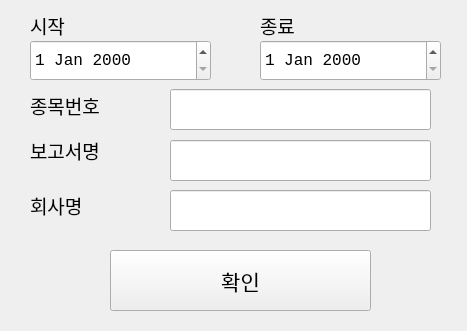
<?xml version="1.0" encoding="UTF-8"?>
<ui version="4.0">
 <class>MainWindow</class>
 <widget class="QMainWindow" name="MainWindow">
  <property name="geometry">
   <rect>
    <x>0</x>
    <y>0</y>
    <width>467</width>
    <height>331</height>
   </rect>
  </property>
  <property name="windowTitle">
   <string>DRY</string>
  </property>
  <widget class="QWidget" name="centralwidget">
   <widget class="QPushButton" name="ConfirmButton">
    <property name="geometry">
     <rect>
      <x>110</x>
      <y>250</y>
      <width>261</width>
      <height>61</height>
     </rect>
    </property>
    <property name="font">
     <font>
      <family>Consolas</family>
      <pointsize>16</pointsize>
     </font>
    </property>
    <property name="text">
     <string>확인</string>
    </property>
   </widget>
   <widget class="QLabel" name="label">
    <property name="geometry">
     <rect>
      <x>30</x>
      <y>90</y>
      <width>111</width>
      <height>31</height>
     </rect>
    </property>
    <property name="font">
     <font>
      <family>Consolas</family>
      <pointsize>14</pointsize>
     </font>
    </property>
    <property name="text">
     <string>종목번호</string>
    </property>
   </widget>
   <widget class="QLabel" name="label_2">
    <property name="geometry">
     <rect>
      <x>30</x>
      <y>130</y>
      <width>121</width>
      <height>41</height>
     </rect>
    </property>
    <property name="font">
     <font>
      <family>Consolas</family>
      <pointsize>14</pointsize>
     </font>
    </property>
    <property name="text">
     <string>보고서명</string>
    </property>
   </widget>
   <widget class="QLabel" name="label_3">
    <property name="geometry">
     <rect>
      <x>30</x>
      <y>190</y>
      <width>111</width>
      <height>31</height>
     </rect>
    </property>
    <property name="font">
     <font>
      <family>Consolas</family>
      <pointsize>14</pointsize>
     </font>
    </property>
    <property name="text">
     <string>회사명</string>
    </property>
   </widget>
   <widget class="QLineEdit" name="CorpCodeTextEdit">
    <property name="geometry">
     <rect>
      <x>170</x>
      <y>89</y>
      <width>261</width>
      <height>41</height>
     </rect>
    </property>
    <property name="font">
     <font>
      <family>Consolas</family>
      <pointsize>13</pointsize>
     </font>
    </property>
   </widget>
   <widget class="QLineEdit" name="ReportNameTextEdit">
    <property name="geometry">
     <rect>
      <x>170</x>
      <y>140</y>
      <width>261</width>
      <height>41</height>
     </rect>
    </property>
    <property name="font">
     <font>
      <family>Consolas</family>
      <pointsize>13</pointsize>
     </font>
    </property>
   </widget>
   <widget class="QLineEdit" name="CompanyNameTextEdit">
    <property name="geometry">
     <rect>
      <x>170</x>
      <y>190</y>
      <width>261</width>
      <height>41</height>
     </rect>
    </property>
    <property name="font">
     <font>
      <family>Consolas</family>
      <pointsize>13</pointsize>
     </font>
    </property>
   </widget>
   <widget class="QDateEdit" name="startDateEdit">
    <property name="geometry">
     <rect>
      <x>30</x>
      <y>40</y>
      <width>181</width>
      <height>41</height>
     </rect>
    </property>
    <property name="font">
     <font>
      <family>Consolas</family>
      <pointsize>12</pointsize>
     </font>
    </property>
   </widget>
   <widget class="QDateEdit" name="endDateEdit">
    <property name="geometry">
     <rect>
      <x>260</x>
      <y>40</y>
      <width>181</width>
      <height>41</height>
     </rect>
    </property>
    <property name="font">
     <font>
      <family>Consolas</family>
      <pointsize>12</pointsize>
     </font>
    </property>
   </widget>
   <widget class="QLabel" name="label_4">
    <property name="geometry">
     <rect>
      <x>30</x>
      <y>10</y>
      <width>111</width>
      <height>31</height>
     </rect>
    </property>
    <property name="font">
     <font>
      <family>Consolas</family>
      <pointsize>14</pointsize>
     </font>
    </property>
    <property name="text">
     <string>시작</string>
    </property>
   </widget>
   <widget class="QLabel" name="label_5">
    <property name="geometry">
     <rect>
      <x>260</x>
      <y>10</y>
      <width>111</width>
      <height>31</height>
     </rect>
    </property>
    <property name="font">
     <font>
      <family>Consolas</family>
      <pointsize>14</pointsize>
     </font>
    </property>
    <property name="text">
     <string>종료</string>
    </property>
   </widget>
  </widget>
 </widget>
 <tabstops>
  <tabstop>CorpCodeTextEdit</tabstop>
  <tabstop>ReportNameTextEdit</tabstop>
  <tabstop>CompanyNameTextEdit</tabstop>
  <tabstop>startDateEdit</tabstop>
  <tabstop>endDateEdit</tabstop>
  <tabstop>ConfirmButton</tabstop>
 </tabstops>
 <resources/>
 <connections/>
</ui>
